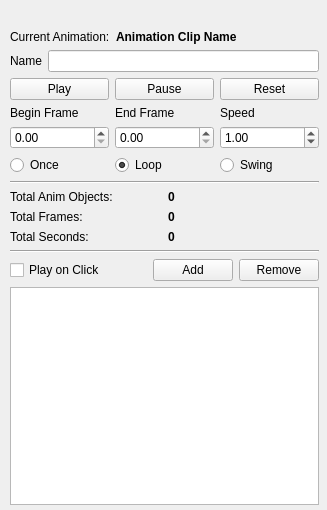
<?xml version="1.0" encoding="UTF-8"?>
<ui version="4.0">
 <class>AnimationControlPanel</class>
 <widget class="QWidget" name="AnimationControlPanel">
  <property name="enabled">
   <bool>true</bool>
  </property>
  <property name="geometry">
   <rect>
    <x>0</x>
    <y>0</y>
    <width>327</width>
    <height>510</height>
   </rect>
  </property>
  <property name="sizePolicy">
   <sizepolicy hsizetype="Minimum" vsizetype="MinimumExpanding">
    <horstretch>0</horstretch>
    <verstretch>0</verstretch>
   </sizepolicy>
  </property>
  <property name="minimumSize">
   <size>
    <width>327</width>
    <height>509</height>
   </size>
  </property>
  <property name="maximumSize">
   <size>
    <width>327</width>
    <height>16777215</height>
   </size>
  </property>
  <property name="windowTitle">
   <string>Animation Controls</string>
  </property>
  <property name="layoutDirection">
   <enum>Qt::LeftToRight</enum>
  </property>
  <property name="autoFillBackground">
   <bool>true</bool>
  </property>
  <widget class="QWidget" name="verticalLayoutWidget_2">
   <property name="geometry">
    <rect>
     <x>10</x>
     <y>30</y>
     <width>309</width>
     <height>475</height>
    </rect>
   </property>
   <layout class="QVBoxLayout" name="mLayoutMain">
    <item>
     <layout class="QHBoxLayout" name="horizontalLayout_8">
      <item>
       <widget class="QLabel" name="mLabelAnimSegmentName">
        <property name="sizePolicy">
         <sizepolicy hsizetype="Maximum" vsizetype="Preferred">
          <horstretch>0</horstretch>
          <verstretch>0</verstretch>
         </sizepolicy>
        </property>
        <property name="text">
         <string>Current Animation:</string>
        </property>
        <property name="alignment">
         <set>Qt::AlignLeading|Qt::AlignLeft|Qt::AlignVCenter</set>
        </property>
       </widget>
      </item>
      <item>
       <widget class="QLabel" name="mOutputAnimClipName">
        <property name="font">
         <font>
          <weight>75</weight>
          <bold>true</bold>
         </font>
        </property>
        <property name="text">
         <string>Animation Clip Name</string>
        </property>
       </widget>
      </item>
     </layout>
    </item>
    <item>
     <layout class="QHBoxLayout" name="horizontalLayout_3">
      <item>
       <widget class="QLabel" name="mLabelAnimName">
        <property name="text">
         <string>Name</string>
        </property>
       </widget>
      </item>
      <item>
       <widget class="QLineEdit" name="mAnimName"/>
      </item>
     </layout>
    </item>
    <item>
     <layout class="QHBoxLayout" name="horizontalLayout">
      <item>
       <widget class="QPushButton" name="mButtonPlay">
        <property name="text">
         <string>Play</string>
        </property>
       </widget>
      </item>
      <item>
       <widget class="QPushButton" name="mButtonPause">
        <property name="text">
         <string>Pause</string>
        </property>
       </widget>
      </item>
      <item>
       <widget class="QPushButton" name="mButtonReset">
        <property name="text">
         <string>Reset</string>
        </property>
       </widget>
      </item>
     </layout>
    </item>
    <item>
     <layout class="QHBoxLayout" name="horizontalLayout_4">
      <item>
       <layout class="QVBoxLayout" name="verticalLayout_2">
        <item>
         <widget class="QLabel" name="mLabelAnimFrameBegin">
          <property name="text">
           <string>Begin Frame</string>
          </property>
         </widget>
        </item>
        <item>
         <widget class="QDoubleSpinBox" name="mAnimFrameBegin">
          <property name="maximum">
           <double>999999.000000000000000</double>
          </property>
         </widget>
        </item>
       </layout>
      </item>
      <item>
       <layout class="QVBoxLayout" name="verticalLayout_3">
        <item>
         <widget class="QLabel" name="mLabelAnimFrameEnd">
          <property name="text">
           <string>End Frame</string>
          </property>
         </widget>
        </item>
        <item>
         <widget class="QDoubleSpinBox" name="mAnimFrameEnd">
          <property name="maximum">
           <double>999999.000000000000000</double>
          </property>
         </widget>
        </item>
       </layout>
      </item>
      <item>
       <layout class="QVBoxLayout" name="verticalLayout_4">
        <item>
         <widget class="QLabel" name="mLabelAnimSpeed">
          <property name="text">
           <string>Speed</string>
          </property>
         </widget>
        </item>
        <item>
         <widget class="QDoubleSpinBox" name="mAnimSpeed">
          <property name="maximum">
           <double>999999.000000000000000</double>
          </property>
          <property name="singleStep">
           <double>0.100000000000000</double>
          </property>
          <property name="value">
           <double>1.000000000000000</double>
          </property>
         </widget>
        </item>
       </layout>
      </item>
     </layout>
    </item>
    <item>
     <layout class="QHBoxLayout" name="horizontalLayout_9">
      <item>
       <widget class="QRadioButton" name="mRadioPlayMode_Once">
        <property name="text">
         <string>Once</string>
        </property>
        <attribute name="buttonGroup">
         <string notr="true">buttonGroup</string>
        </attribute>
       </widget>
      </item>
      <item>
       <widget class="QRadioButton" name="mRadioPlayMode_Loop">
        <property name="text">
         <string>Loop</string>
        </property>
        <property name="checked">
         <bool>true</bool>
        </property>
        <attribute name="buttonGroup">
         <string notr="true">buttonGroup</string>
        </attribute>
       </widget>
      </item>
      <item>
       <widget class="QRadioButton" name="mRadioPlayMode_Swing">
        <property name="text">
         <string>Swing</string>
        </property>
        <attribute name="buttonGroup">
         <string notr="true">buttonGroup</string>
        </attribute>
       </widget>
      </item>
     </layout>
    </item>
    <item>
     <widget class="Line" name="line_2">
      <property name="orientation">
       <enum>Qt::Horizontal</enum>
      </property>
     </widget>
    </item>
    <item>
     <layout class="QHBoxLayout" name="horizontalLayout_5">
      <item>
       <widget class="QLabel" name="mLabelObjectCount">
        <property name="text">
         <string>Total Anim Objects:</string>
        </property>
       </widget>
      </item>
      <item>
       <widget class="QLabel" name="mOutputObjectCount">
        <property name="font">
         <font>
          <weight>75</weight>
          <bold>true</bold>
         </font>
        </property>
        <property name="text">
         <string>0</string>
        </property>
       </widget>
      </item>
     </layout>
    </item>
    <item>
     <layout class="QHBoxLayout" name="horizontalLayout_6">
      <item>
       <widget class="QLabel" name="mLabelFrameTotal">
        <property name="text">
         <string>Total Frames: </string>
        </property>
        <property name="alignment">
         <set>Qt::AlignLeading|Qt::AlignLeft|Qt::AlignVCenter</set>
        </property>
       </widget>
      </item>
      <item>
       <widget class="QLabel" name="mOutputFrameTotal">
        <property name="font">
         <font>
          <weight>75</weight>
          <bold>true</bold>
         </font>
        </property>
        <property name="text">
         <string>0</string>
        </property>
       </widget>
      </item>
     </layout>
    </item>
    <item>
     <layout class="QHBoxLayout" name="horizontalLayout_7">
      <item>
       <widget class="QLabel" name="mLabelTotalSeconds">
        <property name="text">
         <string>Total Seconds: </string>
        </property>
        <property name="alignment">
         <set>Qt::AlignLeading|Qt::AlignLeft|Qt::AlignVCenter</set>
        </property>
       </widget>
      </item>
      <item>
       <widget class="QLabel" name="mOutputTotalSeconds">
        <property name="font">
         <font>
          <weight>75</weight>
          <bold>true</bold>
         </font>
        </property>
        <property name="text">
         <string>0</string>
        </property>
       </widget>
      </item>
     </layout>
    </item>
    <item>
     <widget class="Line" name="line">
      <property name="orientation">
       <enum>Qt::Horizontal</enum>
      </property>
     </widget>
    </item>
    <item>
     <layout class="QHBoxLayout" name="horizontalLayout_2">
      <item>
       <widget class="QCheckBox" name="mChkPlayOnClick">
        <property name="text">
         <string>Play on Click</string>
        </property>
       </widget>
      </item>
      <item>
       <spacer name="horizontalSpacer">
        <property name="orientation">
         <enum>Qt::Horizontal</enum>
        </property>
        <property name="sizeHint" stdset="0">
         <size>
          <width>40</width>
          <height>20</height>
         </size>
        </property>
       </spacer>
      </item>
      <item>
       <widget class="QPushButton" name="mButtonAdd">
        <property name="text">
         <string>Add</string>
        </property>
       </widget>
      </item>
      <item>
       <widget class="QPushButton" name="mButtonRemove">
        <property name="text">
         <string>Remove</string>
        </property>
       </widget>
      </item>
     </layout>
    </item>
    <item>
     <widget class="QListWidget" name="mListAnimations"/>
    </item>
   </layout>
  </widget>
 </widget>
 <resources/>
 <connections/>
 <buttongroups>
  <buttongroup name="buttonGroup"/>
 </buttongroups>
</ui>
